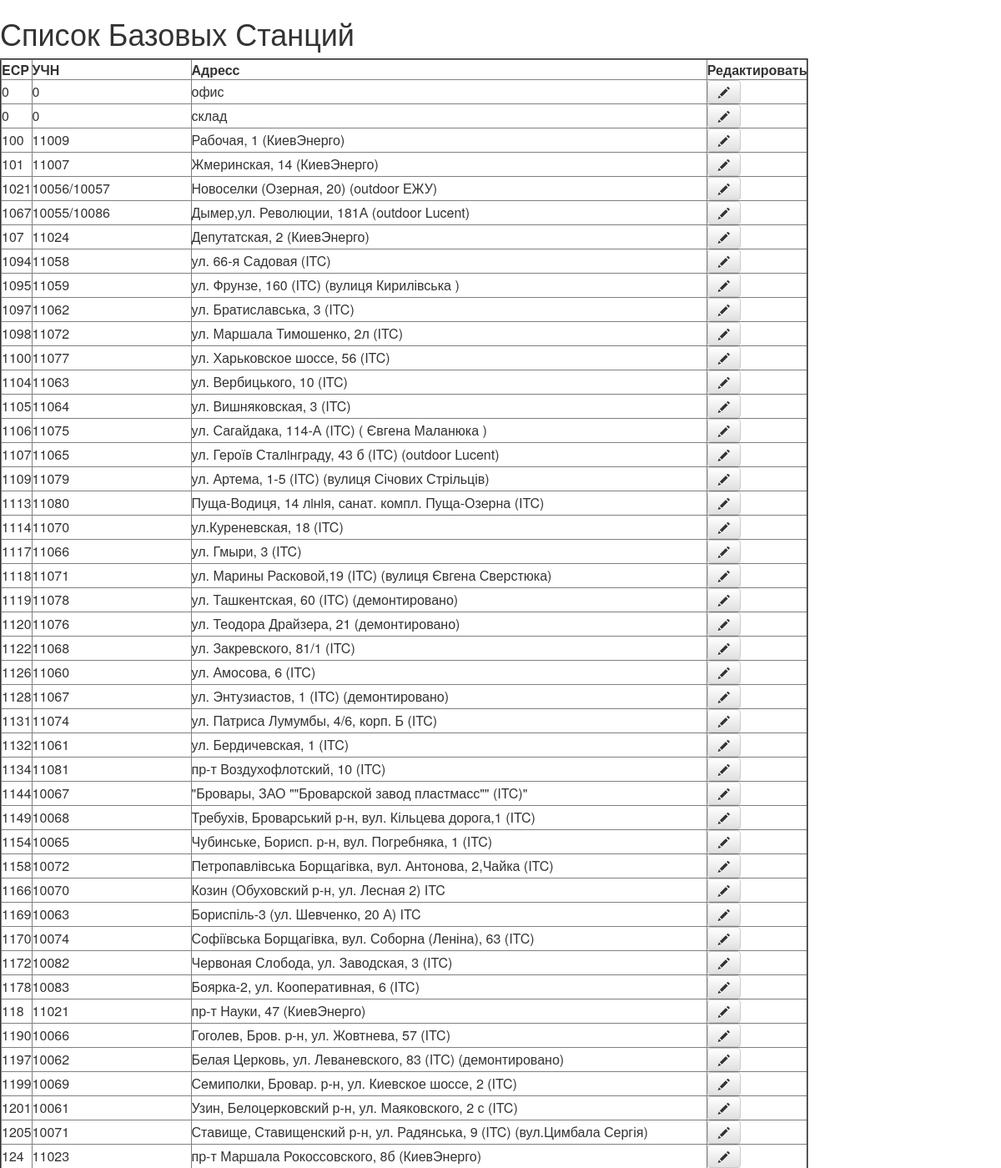
Screenshot of /btss/ (upper part) with the database file from the repository.
### everyday/models.py (models this page shows, shortened)
@python_2_unicode_compatible
class BTS(models.Model):
    ECP = models.CharField(max_length=10)
    UCN = models.CharField(max_length=10)
    adress = models.CharField(max_length=200)
    dn = models.CharField(max_length=50)
    contra = models.ForeignKey(Contra,null=True)
    class Meta:
        ordering = ['adress']

### everyday/views.py (the view)
# urls.py: url(r'^btss/$', views.btss, name='btss'),
def btss(request):
        btss = BTS.objects.order_by('ECP')
        return render(request, 'everyday/BTSs.html', {'btss': btss})

### everyday/templates/everyday/BTSs.html (shortened to what this page needs)
<head>
    <link rel="stylesheet" href="//maxcdn.bootstrapcdn.com/bootstrap/3.2.0/css/bootstrap.min.css">
    <link rel="stylesheet" href="//maxcdn.bootstrapcdn.com/bootstrap/3.2.0/css/bootstrap-theme.min.css">
</head>
{% block content %}
  <h1>Список Базовых Станций</h1>
  <table border=2>
    <thead>
     <tr>
      <th data-type="number">ECP</th>
      <th data-type="number">УЧН</th>
      <th data-type="string">Адресс</th>
      <th>Редактировать</th>
     </tr>
    </thead>
       {% for bts in btss %}
         <tr>
            <td>{{ bts.ECP }}</td>
            <td>{{ bts.UCN }}</td>
            <td>{{ bts.adress }}</td>
            <td><a class="btn btn-default" href="{% url 'bts_edit' nn=bts.ECP %}"><span class="glyphicon glyphicon-pencil"></span></a></td>
	       </tr>
       {% endfor %}
  </table>
{% endblock %}

### everyday/templates/everyday/BTSs.html (style rules this page uses)
th { cursor: pointer; }

### rows the page displays
BTS: ECP "0", UCN "0", adress "офис"
BTS: ECP "0", UCN "0", adress "склад"
BTS: ECP "100", UCN "11009", adress "Рабочая, 1 (КиевЭнерго)"
BTS: ECP "101", UCN "11007", adress "Жмеринская, 14 (КиевЭнерго)"
BTS: ECP "1021", UCN "10056/10057", adress "Новоселки (Озерная, 20) (outdoor ЕЖУ)"
BTS: ECP "1067", UCN "10055/10086", adress "Дымер,ул. Революции, 181А (outdoor Lucent)"
BTS: ECP "107", UCN "11024", adress "Депутатская, 2 (КиевЭнерго)"
BTS: ECP "1094", UCN "11058", adress "ул. 66-я Садовая (ITC)"
BTS: ECP "1095", UCN "11059", adress "ул. Фрунзе, 160 (ITC) (вулиця Кирилівська )"
BTS: ECP "1097", UCN "11062", adress "ул. Братиславська, 3 (ITC)"
BTS: ECP "1098", UCN "11072", adress "ул. Маршала Тимошенко, 2л (ITC)"
BTS: ECP "1100", UCN "11077", adress "ул. Харьковское шоссе, 56 (ITC)"
BTS: ECP "1104", UCN "11063", adress "ул. Вербицького, 10 (ITC)"
BTS: ECP "1105", UCN "11064", adress "ул. Вишняковская, 3 (ITC)"
BTS: ECP "1106", UCN "11075", adress "ул. Сагайдака, 114-А (ITC) ( Євгена Маланюка )"
BTS: ECP "1107", UCN "11065", adress "ул. Героїв Сталiнградy, 43 б (ITC) (outdoor Lucent)"
BTS: ECP "1109", UCN "11079", adress "ул. Артема, 1-5 (ITC) (вулиця Січових Стрільців)"
BTS: ECP "1113", UCN "11080", adress "Пуща-Водиця, 14 лiнiя, санат. компл. Пуща-Озерна (ITC)"
BTS: ECP "1114", UCN "11070", adress "ул.Куреневская, 18 (ITC)"
BTS: ECP "1117", UCN "11066", adress "ул. Гмыри, 3 (ITC)"
BTS: ECP "1118", UCN "11071", adress "ул. Марины Расковой,19 (ITC) (вулиця Євгена Сверстюка)"
BTS: ECP "1119", UCN "11078", adress "ул. Ташкентская, 60 (ITC) (демонтировано)"
BTS: ECP "1120", UCN "11076", adress "ул. Теодора Драйзера, 21 (демонтировано)"
BTS: ECP "1122", UCN "11068", adress "ул. Закревского, 81/1 (ITC)"
BTS: ECP "1126", UCN "11060", adress "ул. Амосова, 6 (ITC)"
BTS: ECP "1128", UCN "11067", adress "ул. Энтузиастов, 1 (ITC) (демонтировано)"
BTS: ECP "1131", UCN "11074", adress "ул. Патриса Лумумбы, 4/6, корп. Б (ITC)"
BTS: ECP "1132", UCN "11061", adress "ул. Бердичевская, 1 (ITC)"
BTS: ECP "1134", UCN "11081", adress "пр-т Воздухофлотский, 10 (ITC)"
BTS: ECP "1144", UCN "10067", adress "\"Бровары, ЗАО \"\"Броварской завод пластмасс\"\" (ITC)\""
BTS: ECP "1149", UCN "10068", adress "Требухів, Броварський р-н, вул. Кільцева дорога,1 (ITC)"
BTS: ECP "1154", UCN "10065", adress "Чубинське, Борисп. р-н, вул. Погребняка, 1 (ITC)"
BTS: ECP "1158", UCN "10072", adress "Петропавлівська Борщагівка, вул. Антонова, 2,Чайка (ITC)"
BTS: ECP "1166", UCN "10070", adress "Козин (Обуховский р-н, ул. Лесная 2) ITC"
BTS: ECP "1169", UCN "10063", adress "Бориспіль-3 (ул. Шевченко, 20 А) ITC"
BTS: ECP "1170", UCN "10074", adress "Софіївська Борщагівка, вул. Соборна (Леніна), 63 (ITC)"
BTS: ECP "1172", UCN "10082", adress "Червоная Слобода, ул. Заводская, 3 (ITC)"
BTS: ECP "1178", UCN "10083", adress "Боярка-2, ул. Кооперативная, 6 (ITC)"
BTS: ECP "118", UCN "11021", adress "пр-т Науки, 47 (КиевЭнерго)"
BTS: ECP "1190", UCN "10066", adress "Гоголев, Бров. р-н, ул. Жовтнева, 57 (ITC)"
BTS: ECP "1197", UCN "10062", adress "Белая Церковь, ул. Леваневского, 83 (ITC) (демонтировано)"
BTS: ECP "1199", UCN "10069", adress "Семиполки, Бровар. р-н, ул. Киевское шоссе, 2 (ITC)"
BTS: ECP "1201", UCN "10061", adress "Узин, Белоцерковский р-н, ул. Маяковского, 2 с (ITC)"
BTS: ECP "1205", UCN "10071", adress "Ставище, Ставищенский р-н, ул. Радянська, 9 (ITC) (вул.Цимбала Сергія)"
BTS: ECP "124", UCN "11023", adress "пр-т Маршала Рокоссовского, 8б (КиевЭнерго)"
